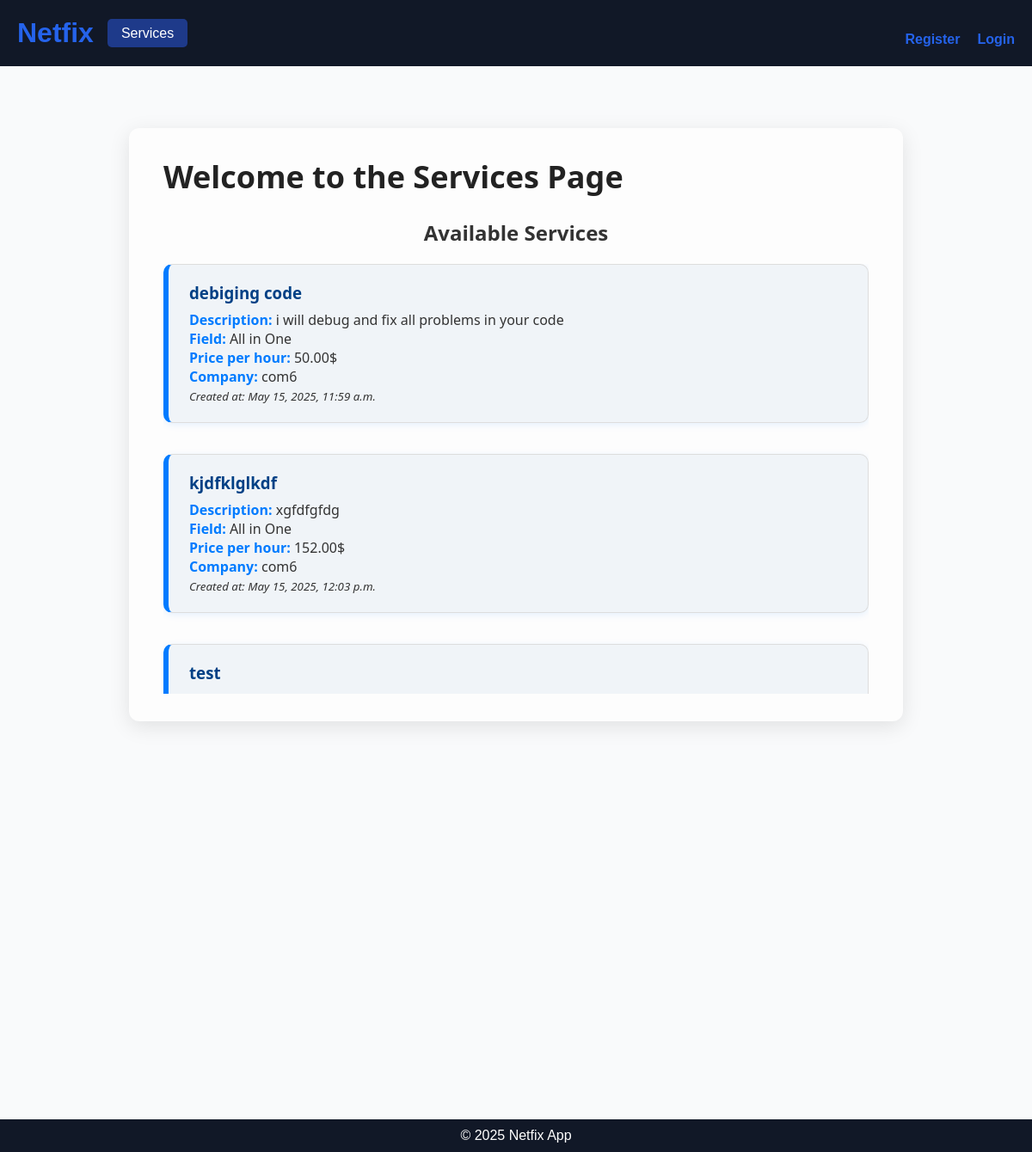
/services/, run on an earlier commit of the app's database.
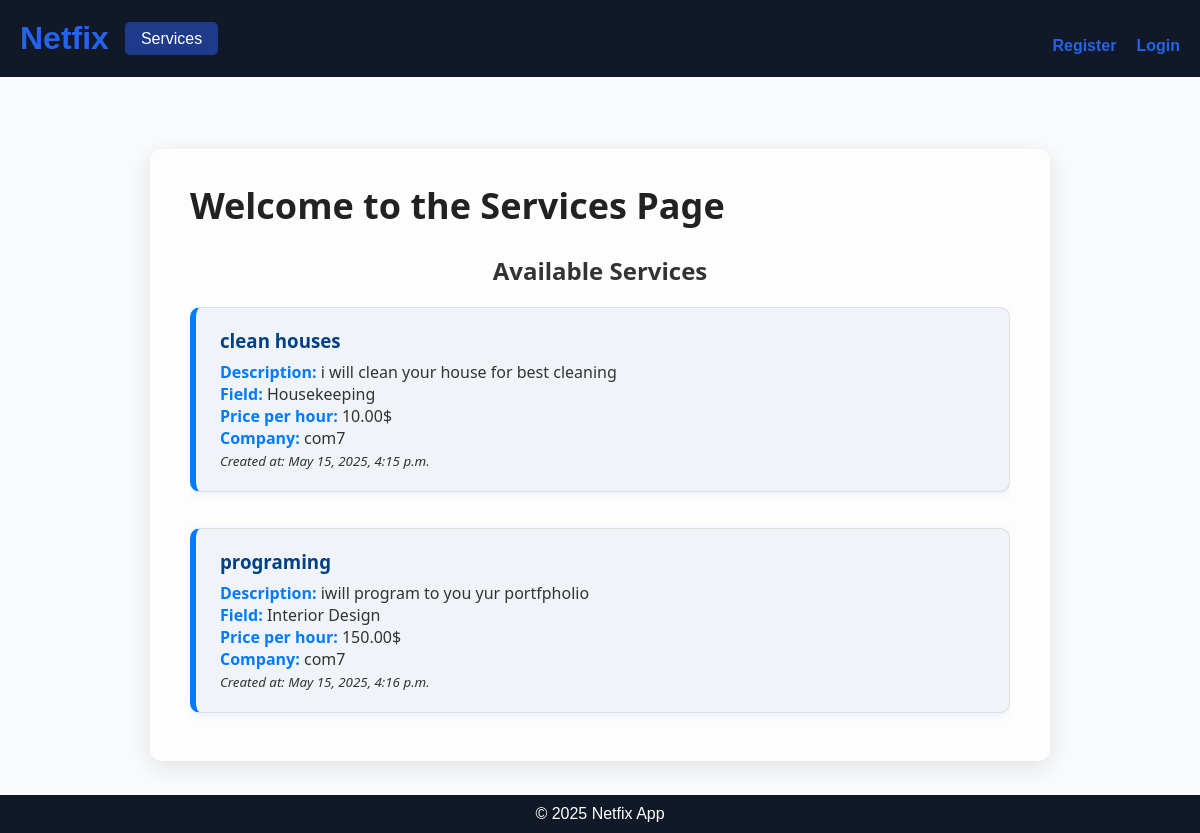
And on a later commit of the database.
### services/models.py (models this page shows, shortened)
class Service(models.Model):
    FIELD_CHOICES = [
        ('Air Conditioner', 'Air Conditioner'),
        ('All in One', 'All in One'),
        ('Carpentry', 'Carpentry'),
        ('Electricity', 'Electricity'),
        ('Gardening', 'Gardening'),
        ('Home Machines', 'Home Machines'),
        ('Housekeeping', 'Housekeeping'),
        ('Interior Design', 'Interior Design'),
        ('Locks', 'Locks'),
        ('Painting', 'Painting'),
        ('Plumbing', 'Plumbing'),
        ('Water Heaters', 'Water Heaters'),
    ]
    name = models.CharField(max_length=100)
    description = models.TextField()
    field = models.CharField(max_length=50, choices=FIELD_CHOICES)
    price_per_hour = models.DecimalField(max_digits=8, decimal_places=2)
    created_at = models.DateTimeField(auto_now_add=True)
    company = models.ForeignKey(settings.AUTH_USER_MODEL, on_delete=models.CASCADE)

### users/models.py (models this page shows, shortened)
class CostumUser(AbstractBaseUser,PermissionsMixin):
    username = models.CharField(max_length=125)
    email = models.EmailField(unique=True)
    is_active = models.BooleanField(default=True)
    is_staff = models.BooleanField(default=False)
    is_company = models.BooleanField(default=False)
    is_customer = models.BooleanField(default=False)
    objects = CostumUserManager()
    USERNAME_FIELD = 'email'
    REQUIRED_FIELDS = ['username']

### services/views.py (the view)
# urls.py: path('',views.servives,name='services'),
def servives(request):
    services = Service.objects.select_related('company').all()
    return  render(request,'services/services.html',{'services':services})

### services/templates/services/services.html (shortened to what this page needs)
{% extends 'main/base.html' %}
{% load static %}
{% block content %}
<div class="services-container">
  <div class="services-header">
    <h1>Welcome to the Services Page</h1>
  </div>
  <h2>Available Services</h2>
  <ul class="services-list">
    {% for service in services %}
    <li class="service-item">
        <h3>{{ service.name }}</h3>
        <p><strong>Description:</strong> {{ service.description }}</p>
        <p><strong>Field:</strong> {{ service.get_field_display }}</p>
        <p><strong>Price per hour:</strong> {{ service.price_per_hour }}$</p>
        <p><strong>Company:</strong> {{ service.company.username }}</p>
        <p><small><em>Created at: {{ service.created_at|date:"F j, Y, g:i a" }}</em></small></p>
      </li>
    {% empty %}
      <li>No services available at the moment.</li>
    {% endfor %}
  </ul>
</div>
{% endblock %}

What changed in the data, as far as the page shows it:
removed Service: name "debiging code", description "i will debug and fix all problems in your code", field "All in One", price_per_hour "50.00", company.username "com6", created_at "May 15, 2025, 11:59 a.m."
removed Service: name "kjdfklglkdf", description "xgfdfgfdg", field "All in One", price_per_hour "152.00", company.username "com6", created_at "May 15, 2025, 12:03 p.m."
removed Service: name "test"
added Service: name "clean houses", description "i will clean your house for best cleaning", field "Housekeeping", price_per_hour "10.00", company.username "com7", created_at "May 15, 2025, 4:15 p.m."
added Service: name "programing", description "iwill program to you yur portfpholio", field "Interior Design", price_per_hour "150.00", company.username "com7", created_at "May 15, 2025, 4:16 p.m."
